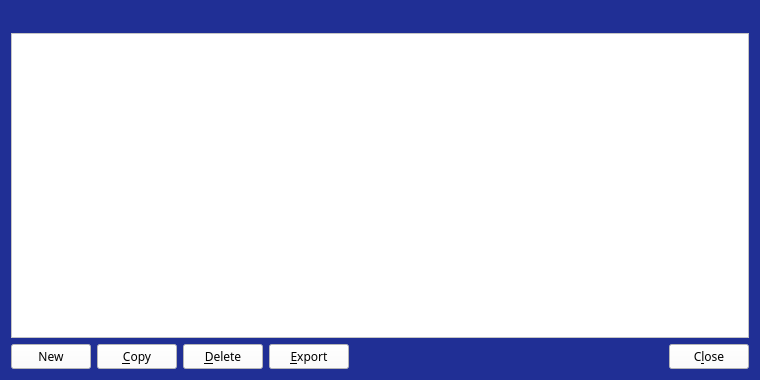
<?xml version="1.0" encoding="UTF-8"?>
<ui version="4.0">
 <class>AddressBookPage</class>
 <widget class="QWidget" name="AddressBookPage">
  <property name="geometry">
   <rect>
    <x>0</x>
    <y>0</y>
    <width>760</width>
    <height>380</height>
   </rect>
  </property>
  <property name="font">
   <font>
    <family>Dosis</family>
   </font>
  </property>
  <property name="styleSheet">
   <string notr="true">background:rgb(32, 47, 149)</string>
  </property>
  <layout class="QVBoxLayout" name="verticalLayout">
   <item>
    <widget class="QLabel" name="labelExplanation">
     <property name="textFormat">
      <enum>Qt::PlainText</enum>
     </property>
     <property name="wordWrap">
      <bool>true</bool>
     </property>
    </widget>
   </item>
   <item>
    <widget class="QTableView" name="tableView">
     <property name="palette">
      <palette>
       <active>
        <colorrole role="Button">
         <brush brushstyle="SolidPattern">
          <color alpha="255">
           <red>255</red>
           <green>255</green>
           <blue>255</blue>
          </color>
         </brush>
        </colorrole>
        <colorrole role="Text">
         <brush brushstyle="SolidPattern">
          <color alpha="255">
           <red>51</red>
           <green>51</green>
           <blue>51</blue>
          </color>
         </brush>
        </colorrole>
        <colorrole role="Base">
         <brush brushstyle="SolidPattern">
          <color alpha="255">
           <red>255</red>
           <green>255</green>
           <blue>255</blue>
          </color>
         </brush>
        </colorrole>
        <colorrole role="Window">
         <brush brushstyle="SolidPattern">
          <color alpha="255">
           <red>255</red>
           <green>255</green>
           <blue>255</blue>
          </color>
         </brush>
        </colorrole>
       </active>
       <inactive>
        <colorrole role="Button">
         <brush brushstyle="SolidPattern">
          <color alpha="255">
           <red>255</red>
           <green>255</green>
           <blue>255</blue>
          </color>
         </brush>
        </colorrole>
        <colorrole role="Text">
         <brush brushstyle="SolidPattern">
          <color alpha="255">
           <red>51</red>
           <green>51</green>
           <blue>51</blue>
          </color>
         </brush>
        </colorrole>
        <colorrole role="Base">
         <brush brushstyle="SolidPattern">
          <color alpha="255">
           <red>255</red>
           <green>255</green>
           <blue>255</blue>
          </color>
         </brush>
        </colorrole>
        <colorrole role="Window">
         <brush brushstyle="SolidPattern">
          <color alpha="255">
           <red>255</red>
           <green>255</green>
           <blue>255</blue>
          </color>
         </brush>
        </colorrole>
       </inactive>
       <disabled>
        <colorrole role="Button">
         <brush brushstyle="SolidPattern">
          <color alpha="255">
           <red>255</red>
           <green>255</green>
           <blue>255</blue>
          </color>
         </brush>
        </colorrole>
        <colorrole role="Text">
         <brush brushstyle="SolidPattern">
          <color alpha="255">
           <red>85</red>
           <green>85</green>
           <blue>85</blue>
          </color>
         </brush>
        </colorrole>
        <colorrole role="Base">
         <brush brushstyle="SolidPattern">
          <color alpha="255">
           <red>255</red>
           <green>255</green>
           <blue>255</blue>
          </color>
         </brush>
        </colorrole>
        <colorrole role="Window">
         <brush brushstyle="SolidPattern">
          <color alpha="255">
           <red>255</red>
           <green>255</green>
           <blue>255</blue>
          </color>
         </brush>
        </colorrole>
       </disabled>
      </palette>
     </property>
     <property name="contextMenuPolicy">
      <enum>Qt::CustomContextMenu</enum>
     </property>
     <property name="toolTip">
      <string>Right-click to edit address or label</string>
     </property>
     <property name="styleSheet">
      <string notr="true">background: rgb(255, 255, 255)</string>
     </property>
     <property name="tabKeyNavigation">
      <bool>false</bool>
     </property>
     <property name="alternatingRowColors">
      <bool>true</bool>
     </property>
     <property name="selectionMode">
      <enum>QAbstractItemView::SingleSelection</enum>
     </property>
     <property name="selectionBehavior">
      <enum>QAbstractItemView::SelectRows</enum>
     </property>
     <property name="sortingEnabled">
      <bool>true</bool>
     </property>
     <attribute name="verticalHeaderVisible">
      <bool>false</bool>
     </attribute>
    </widget>
   </item>
   <item>
    <layout class="QHBoxLayout" name="horizontalLayout">
     <item>
      <widget class="QPushButton" name="newAddress">
       <property name="font">
        <font>
         <family>Dosis</family>
        </font>
       </property>
       <property name="toolTip">
        <string>Create a new address</string>
       </property>
       <property name="layoutDirection">
        <enum>Qt::LeftToRight</enum>
       </property>
       <property name="autoFillBackground">
        <bool>false</bool>
       </property>
       <property name="styleSheet">
        <string notr="true">background:rgb(255, 255, 255);</string>
       </property>
       <property name="text">
        <string>New</string>
       </property>
       <property name="autoDefault">
        <bool>false</bool>
       </property>
      </widget>
     </item>
     <item>
      <widget class="QPushButton" name="copyAddress">
       <property name="font">
        <font>
         <family>Dosis</family>
        </font>
       </property>
       <property name="toolTip">
        <string>Copy the currently selected address to the system clipboard</string>
       </property>
       <property name="autoFillBackground">
        <bool>false</bool>
       </property>
       <property name="styleSheet">
        <string notr="true">background: rgb(255, 255, 255)</string>
       </property>
       <property name="text">
        <string>&amp;Copy</string>
       </property>
       <property name="autoDefault">
        <bool>false</bool>
       </property>
      </widget>
     </item>
     <item>
      <widget class="QPushButton" name="deleteAddress">
       <property name="font">
        <font>
         <family>Dosis</family>
        </font>
       </property>
       <property name="toolTip">
        <string>Delete the currently selected address from the list</string>
       </property>
       <property name="styleSheet">
        <string notr="true">background: rgb(255, 255, 255)</string>
       </property>
       <property name="text">
        <string>&amp;Delete</string>
       </property>
       <property name="autoDefault">
        <bool>false</bool>
       </property>
      </widget>
     </item>
     <item>
      <widget class="QPushButton" name="exportButton">
       <property name="font">
        <font>
         <family>Dosis</family>
        </font>
       </property>
       <property name="toolTip">
        <string>Export the data in the current tab to a file</string>
       </property>
       <property name="styleSheet">
        <string notr="true">background: rgb(255, 255, 255)</string>
       </property>
       <property name="text">
        <string>&amp;Export</string>
       </property>
       <property name="autoDefault">
        <bool>false</bool>
       </property>
      </widget>
     </item>
     <item>
      <spacer name="horizontalSpacer">
       <property name="orientation">
        <enum>Qt::Horizontal</enum>
       </property>
       <property name="sizeHint" stdset="0">
        <size>
         <width>40</width>
         <height>20</height>
        </size>
       </property>
      </spacer>
     </item>
     <item>
      <widget class="QPushButton" name="closeButton">
       <property name="sizePolicy">
        <sizepolicy hsizetype="Minimum" vsizetype="Minimum">
         <horstretch>0</horstretch>
         <verstretch>0</verstretch>
        </sizepolicy>
       </property>
       <property name="font">
        <font>
         <family>Dosis</family>
        </font>
       </property>
       <property name="autoFillBackground">
        <bool>false</bool>
       </property>
       <property name="styleSheet">
        <string notr="true">background: rgb(255, 255, 255)</string>
       </property>
       <property name="text">
        <string>C&amp;lose</string>
       </property>
       <property name="autoDefault">
        <bool>false</bool>
       </property>
      </widget>
     </item>
    </layout>
   </item>
  </layout>
 </widget>
 <resources>
  <include location="../enchant.qrc"/>
 </resources>
 <connections/>
</ui>
